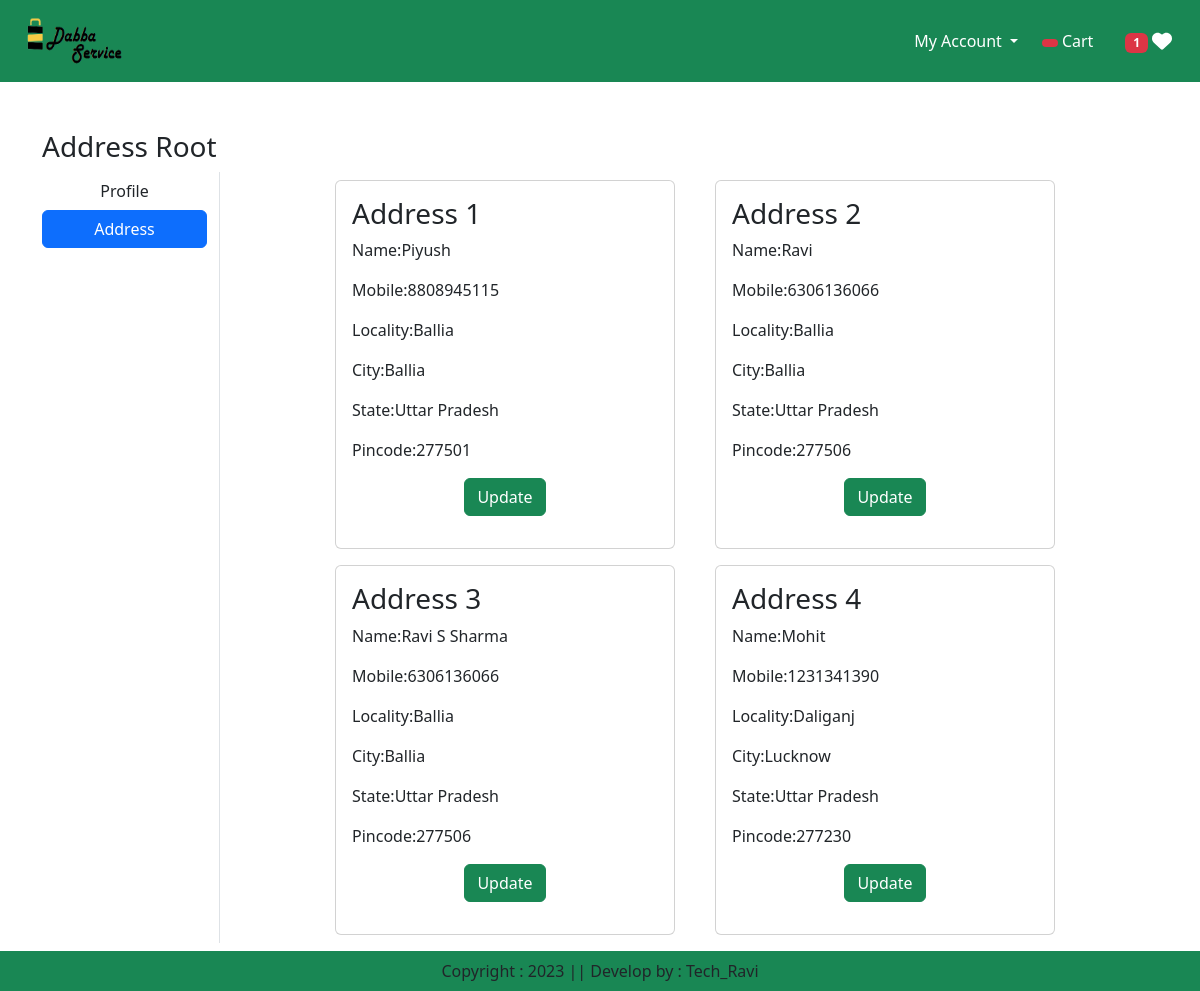
The page /address/ (signed in) on the database its author committed.
### app/models.py (models this page shows, shortened)
class Customer(models.Model):
    user = models.ForeignKey(User,on_delete=models.CASCADE)
    name = models.CharField(max_length=200)
    mobile = models.CharField(default='',max_length=10)
    locality = models.CharField(max_length=200)
    city = models.CharField(max_length=50)
    state = models.CharField(choices=STATE_CHOICES,max_length=100)
    zipcode = models.CharField(max_length=6)

### app/views.py (the view)
# urls.py: path('address/', views.address, name='address'),
@login_required
def address(request):
    add = Customer.objects.filter(user=request.user)
    totalitem = 0
    wishitem = 0
    if request.user.is_authenticated:
        totalitem = len(Cart.objects.filter(user=request.user))
        wishitem = len(Wishlist.objects.filter(user=request.user))
    return render(request, 'app/address.html',locals())

### app/templates/app/address.html (shortened to what this page needs)
{% extends 'app/base.html' %}
{% load static %}
{% block main-content %}
<div class="container my-5">
    <div class="row">
      <h3>Address <span class="text-capitalize">{{request.user}}</span></h3>
        <div class="col-sm-2 border-end">
            <ul class="list-unstyled">
                <li class="d-grid"><a href="{% url 'profile' %}" class="btn ">Profile</a></li>
                <li class="d-grid"><a href="{% url 'address' %}" class="btn btn-primary">Address</a></li>
            </ul>
        </div>
        <div class="col-sm-8 offset-sm-1">
            <div class="row">
                {% for ad in add %}
                <div class="col-sm-6">
                    <div class="card m-2">
                      <div class="card-body">
                        <h3>Address {{forloop.counter}}</h3>
                        <p>Name:{{ad.name}}</p>
                        <p>Mobile:{{ad.mobile}}</p>
                        <p>Locality:{{ad.locality}}</p>
                        <p>City:{{ad.city}}</p>
                        <p>State:{{ad.state}}</p>
                        <p>Pincode:{{ad.zipcode}}</p>
                        <p class="text-center"><a href="{% url 'updateAddress' pk=ad.id %}"
                            type="button" class="btn btn-success">Update</a></p>
                      </div>
                    </div>
                </div>
                {% endfor %}
            </div>
        </div>
    </div>
</div>
{% endblock main-content %}

### rows shown on the page
Customer: name "Piyush", mobile "8808945115", locality "Ballia", city "Ballia", state "Uttar Pradesh", zipcode "277501"
Customer: name "Ravi", mobile "6306136066", locality "Ballia", city "Ballia", state "Uttar Pradesh", zipcode "277506"
Customer: name "Ravi S Sharma", mobile "6306136066", locality "Ballia", city "Ballia", state "Uttar Pradesh", zipcode "277506"
Customer: name "Mohit", mobile "1231341390", locality "Daliganj", city "Lucknow", state "Uttar Pradesh", zipcode "277230"

### other values the page prints
{{ wishitem }} "1"
{{ request.user }} "Root"
